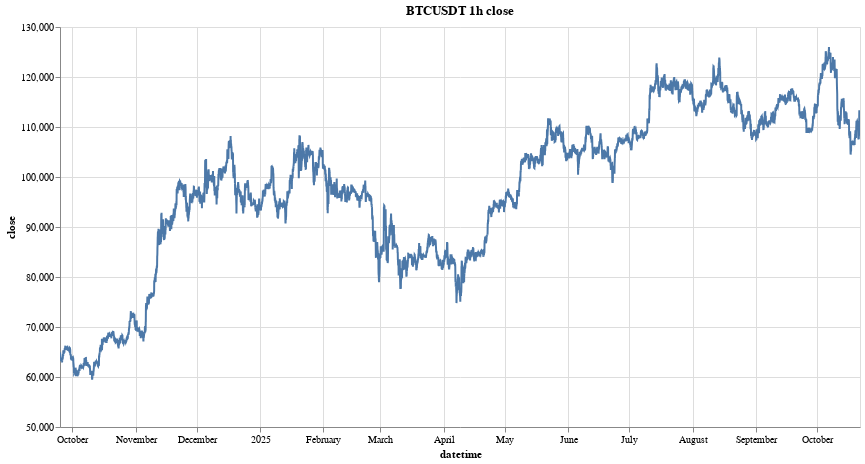

The cell this chart's notebook holds for it:
### Code cell
alt.data_transformers.enable("vegafusion")
research.plot_dyn_timeseries(ts, sym,'close',time_interval)

### Figure 1 — Vega specification as saved in the notebook (floating-point values rounded to 4 significant figures; data arrays with more than 128 entries replaced by an {"elided": "..."} marker saying what was removed)
{"$schema": "https://vega.github.io/schema/vega/v5.json", "data": [{"name": "param_5_store"}, {"name": "param_6_store"}, {"name": "source_0", "values": {"elided": "9408 records"}, "transform": [{"type": "formula", "expr": "toDate(datum['datetime'])", "as": "datetime"}]}, {"name": "source_0_y_domain_close", "values": [{"min": 59470.0, "max": 126000.0}]}], "signals": [{"name": "unit", "value": {}, "on": [{"events": "pointermove", "update": "isTuple(group()) ? group() : unit"}]}, {"name": "param_5", "update": "vlSelectionResolve(\"param_5_store\", \"union\")"}, {"name": "param_6", "update": "vlSelectionResolve(\"param_6_store\", \"union\")"}, {"name": "param_5_datetime", "on": [{"events": [{"source": "view", "type": "dblclick"}], "update": "null"}, {"events": {"signal": "param_5_translate_delta"}, "update": "panLinear(param_5_translate_anchor.extent_x, -param_5_translate_delta.x / width)"}, {"events": {"signal": "param_5_zoom_delta"}, "update": "zoomLinear(domain(\"x\"), param_5_zoom_anchor.x, param_5_zoom_delta)"}]}, {"name": "param_5_tuple", "on": [{"events": [{"signal": "param_5_datetime"}], "update": "param_5_datetime ? {unit: \"\", fields: param_5_tuple_fields, values: [param_5_datetime]} : null"}]}, {"name": "param_5_tuple_fields", "value": [{"field": "datetime", "channel": "x", "type": "R"}]}, {"name": "param_5_translate_anchor", "value": {}, "on": [{"events": [{"source": "scope", "type": "pointerdown"}], "update": "{x: x(unit), y: y(unit), extent_x: domain(\"x\")}"}]}, {"name": "param_5_translate_delta", "value": {}, "on": [{"events": [{"source": "window", "between": [{"source": "scope", "type": "pointerdown"}, {"source": "window", "type": "pointerup"}], "consume": true, "type": "pointermove"}], "update": "{x: param_5_translate_anchor.x - x(unit), y: param_5_translate_anchor.y - y(unit)}"}]}, {"name": "param_5_zoom_anchor", "on": [{"events": [{"source": "scope", "consume": true, "type": "wheel"}], "update": "{x: invert(\"x\", x(unit)), y: invert(\"y\", y(unit))}"}]}, {"name": "param_5_zoom_delta", "on": [{"events": [{"source": "scope", "consume": true, "type": "wheel"}], "update": "pow(1.001, event.deltaY * pow(16, event.deltaMode))", "force": true}]}, {"name": "param_5_modify", "on": [{"events": {"signal": "param_5_tuple"}, "update": "modify(\"param_5_store\", param_5_tuple, true)"}]}, {"name": "param_6_close", "on": [{"events": [{"source": "view", "type": "dblclick"}], "update": "null"}, {"events": {"signal": "param_6_translate_delta"}, "update": "panLinear(param_6_translate_anchor.extent_y, param_6_translate_delta.y / height)"}, {"events": {"signal": "param_6_zoom_delta"}, "update": "zoomLinear(domain(\"y\"), param_6_zoom_anchor.y, param_6_zoom_delta)"}]}, {"name": "param_6_tuple", "on": [{"events": [{"signal": "param_6_close"}], "update": "param_6_close ? {unit: \"\", fields: param_6_tuple_fields, values: [param_6_close]} : null"}]}, {"name": "param_6_tuple_fields", "value": [{"field": "close", "channel": "y", "type": "R"}]}, {"name": "param_6_translate_anchor", "value": {}, "on": [{"events": [{"source": "scope", "type": "pointerdown"}], "update": "{x: x(unit), y: y(unit), extent_y: domain(\"y\")}"}]}, {"name": "param_6_translate_delta", "value": {}, "on": [{"events": [{"source": "window", "between": [{"source": "scope", "type": "pointerdown"}, {"source": "window", "type": "pointerup"}], "type": "pointermove", "consume": true}], "update": "{x: param_6_translate_anchor.x - x(unit), y: param_6_translate_anchor.y - y(unit)}"}]}, {"name": "param_6_zoom_anchor", "on": [{"events": [{"source": "scope", "type": "wheel", "consume": true}], "update": "{x: invert(\"x\", x(unit)), y: invert(\"y\", y(unit))}"}]}, {"name": "param_6_zoom_delta", "on": [{"events": [{"source": "scope", "type": "wheel", "consume": true}], "update": "pow(1.001, event.deltaY * pow(16, event.deltaMode))", "force": true}]}, {"name": "param_6_modify", "on": [{"events": {"signal": "param_6_tuple"}, "update": "modify(\"param_6_store\", param_6_tuple, true)"}]}], "marks": [{"type": "line", "name": "marks", "from": {"data": "source_0"}, "sort": {"field": "x"}, "encode": {"update": {"defined": {"signal": "isValid(datum[\"datetime\"]) && isFinite(+datum[\"datetime\"]) && isValid(datum[\"close\"]) && isFinite(+datum[\"close\"])"}, "x": {"field": "datetime", "scale": "x"}, "y": {"field": "close", "scale": "y"}, "tooltip": {"signal": "{\"datetime\": timeFormat(datum[\"datetime\"], '%b %d, %Y'), \"close\": format(datum[\"close\"], \"\")}"}, "stroke": {"value": "#4c78a8"}}}, "clip": true, "style": ["line"], "interactive": true}], "scales": [{"name": "x", "type": "time", "domain": {"data": "source_0", "field": "datetime"}, "range": [0, {"signal": "width"}], "domainRaw": {"signal": "param_5[\"datetime\"]"}}, {"name": "y", "type": "linear", "domain": [{"signal": "(data(\"source_0_y_domain_close\")[0] || {}).min"}, {"signal": "(data(\"source_0_y_domain_close\")[0] || {}).max"}], "range": [{"signal": "height"}, 0], "zero": false, "domainRaw": {"signal": "param_6[\"close\"]"}, "nice": true}], "axes": [{"scale": "x", "zindex": 0, "orient": "bottom", "grid": true, "minExtent": 0, "ticks": false, "tickCount": {"signal": "ceil(width/40)"}, "domain": false, "labels": false, "gridScale": "y", "aria": false, "maxExtent": 0}, {"scale": "y", "orient": "left", "grid": true, "maxExtent": 0, "minExtent": 0, "zindex": 0, "aria": false, "domain": false, "labels": false, "gridScale": "x", "ticks": false, "tickCount": {"signal": "ceil(height/40)"}}, {"scale": "x", "tickCount": {"signal": "ceil(width/40)"}, "zindex": 0, "grid": false, "orient": "bottom", "title": "datetime", "labelFlush": true, "labelOverlap": true}, {"scale": "y", "orient": "left", "zindex": 0, "title": "close", "labelOverlap": true, "tickCount": {"signal": "ceil(height/40)"}, "grid": false}], "title": {"text": "BTCUSDT 1h close", "frame": "group"}, "background": "white", "height": 400, "style": "cell", "padding": 5, "width": 800}
